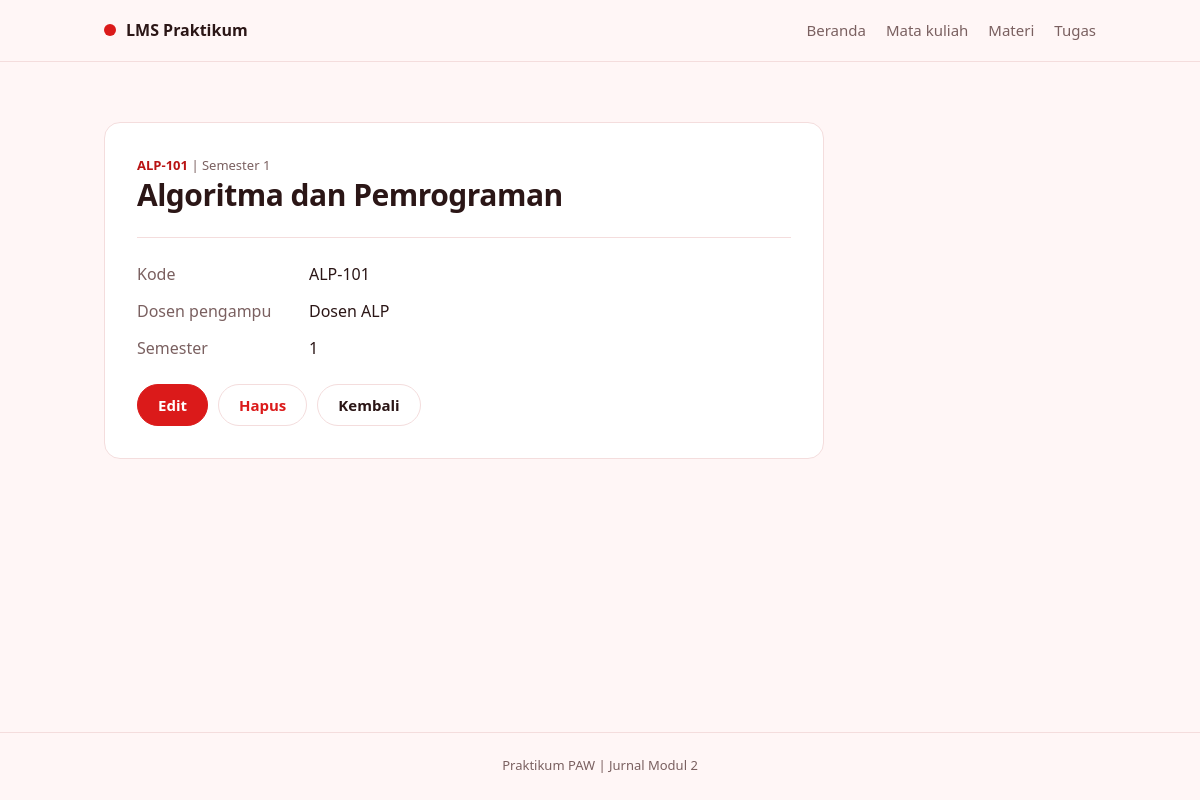
The page /mata_kuliah.php?aksi=detail&id=2 on the database its author committed.
### tables this page shows
CREATE TABLE IF NOT EXISTS mata_kuliah (
    id INT UNSIGNED AUTO_INCREMENT PRIMARY KEY,
    kode VARCHAR(20) NOT NULL UNIQUE,
    nama VARCHAR(100) NOT NULL,
    dosen VARCHAR(100) NOT NULL,
    semester TINYINT UNSIGNED NOT NULL
);

### functions.php (called while the page is built, shortened)
<?php
function h($teks)
{
    return htmlspecialchars((string) $teks, ENT_QUOTES, 'UTF-8');
}
function input($sumber, $nama)
{
    if (isset($sumber[$nama]) && is_string($sumber[$nama])) {
        return trim($sumber[$nama]);
    }
    return '';
}
function cari_mata_kuliah($conn, $id)
{
    $stmt = $conn->prepare('SELECT * FROM mata_kuliah WHERE id = ?');
    $stmt->execute([$id]);
    return $stmt->get_result()->fetch_assoc();
}

### mata_kuliah.php (the view, shortened to what this page needs)
<?php
require 'functions.php';
require 'connect.php';
$aksi = input($_GET, 'aksi');
$mk = ['kode' => '', 'nama' => '', 'dosen' => '', 'semester' => ''];
$id = 0;
if ($aksi === 'detail' || $aksi === 'edit' || $aksi === 'hapus') {
    $id = (int) input($_GET, 'id');
    $mk = cari_mata_kuliah($conn, $id);
}
require 'header.php';
?>
<?php if ($aksi === 'daftar'): ?>
    <div class="page-head">
        <div>
            <h1>Mata kuliah</h1>
            <p class="muted">Menampilkan <?= count($daftar_mk) ?> data.</p>
        </div>
        <a class="btn" href="mata_kuliah.php?aksi=tambah">+ Tambah</a>
    </div>
    <form class="toolbar" method="get" action="mata_kuliah.php">
        <input type="text" name="search" placeholder="Cari kode, nama, atau dosen" value="<?= h($search) ?>">
        <button class="btn" type="submit">Cari</button>
        <a class="btn btn-ghost" href="mata_kuliah.php">Reset</a>
    </form>
    <?php if (count($daftar_mk) === 0): ?>
        <p class="empty">Data tidak ditemukan.</p>
    <?php else: ?>
        <div class="card list">
            <?php foreach ($daftar_mk as $baris): ?>
                <div class="list-item">
                    <div>
                        <p class="kicker"><span class="code"><?= h($baris['kode']) ?></span> | Semester <?= (int) $baris['semester'] ?></p>
                        <h2><?= h($baris['nama']) ?></h2>
                        <p class="muted"><?= h($baris['dosen']) ?></p>
                    </div>
                    <div class="actions">
                        <a class="btn btn-sm" href="mata_kuliah.php?aksi=detail&id=<?= (int) $baris['id'] ?>">Detail</a>
                        <a class="btn btn-sm btn-ghost" href="mata_kuliah.php?aksi=edit&id=<?= (int) $baris['id'] ?>">Edit</a>
                    </div>
                </div>
            <?php endforeach ?>
        </div>
    <?php endif ?>
<?php elseif ($aksi === 'detail'): ?>
    <article class="card detail">
        <p class="kicker"><span class="code"><?= h($mk['kode']) ?></span> | Semester <?= (int) $mk['semester'] ?></p>
        <h1><?= h($mk['nama']) ?></h1>
        <dl class="specs">
            <dt>Kode</dt>
            <dd><?= h($mk['kode']) ?></dd>
            <dt>Dosen pengampu</dt>
            <dd><?= h($mk['dosen']) ?></dd>
            <dt>Semester</dt>
            <dd><?= (int) $mk['semester'] ?></dd>
        </dl>
        <div class="actions">
            <a class="btn" href="mata_kuliah.php?aksi=edit&id=<?= $id ?>">Edit</a>
            <a class="btn btn-ghost btn-danger" href="mata_kuliah.php?aksi=hapus&id=<?= $id ?>">Hapus</a>
            <a class="btn btn-ghost" href="mata_kuliah.php">Kembali</a>
        </div>
    </article>
<?php endif ?>
<?php require 'footer.php'; ?>

### styles.css (style rules this page uses)
:root { --merah: #DB1A1A; --merah-tua: #B91414; --latar: #FFF6F6; --putih: #FFFFFF; --merah-muda: #FDE9E9; --garis: #F4DDDD; --teks: #2B1616; --teks-pudar: #7A6060; }
* { box-sizing: border-box; }
body { margin: 0; background: var(--latar); color: var(--teks); font: 16px/1.55 system-ui, -apple-system, "Segoe UI", Roboto, Arial, sans-serif; }
h1, h2, p, dl, dd { margin: 0; }
h1 { font-size: 30px; line-height: 1.2; letter-spacing: -0.5px; overflow-wrap: anywhere; }
.btn { display: inline-block; padding: 11px 20px; border: 1px solid var(--merah); border-radius: 999px; background: var(--merah); color: #fff; font: inherit; font-size: 15px; font-weight: 600; line-height: 1.2; text-align: center; text-decoration: none; cursor: pointer; }
.btn-ghost { background: transparent; border-color: var(--garis); color: var(--teks); }
.btn-danger { color: var(--merah); }
.actions { display: flex; flex-wrap: wrap; gap: 10px; margin-top: 24px; }
.card { background: var(--putih); border: 1px solid var(--garis); border-radius: 16px; }
.form, .detail { max-width: 720px; margin-top: 24px; padding: 32px; }
.kicker { margin-bottom: 2px; color: var(--teks-pudar); font-size: 13px; overflow-wrap: anywhere; }
.code { color: var(--merah-tua); font-weight: 600; }
.specs { display: grid; grid-template-columns: 160px 1fr; gap: 12px; margin-top: 24px; padding-top: 24px; border-top: 1px solid var(--garis); }
.specs dt { color: var(--teks-pudar); }
.specs dd { font-weight: 500; overflow-wrap: anywhere; }
.detail > p { overflow-wrap: anywhere; }

### rows shown on the page
mata_kuliah: kode "ALP-101", semester "1", nama "Algoritma dan Pemrograman", dosen "Dosen ALP"
